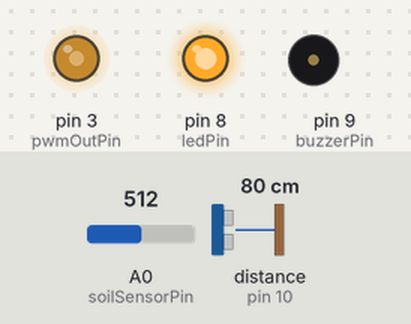
Bench run of a sketch on a simulated Arduino Uno, built with avr-gcc and run on an emulated ATmega328P. On the bench: output pins drawn as LEDs (lit = HIGH), buzzer (waves = sounding). Wiring (inferred from the names in the program): ultrasonic range finder: trigger pin 7; echo pin 10. The test bench sets the inputs (shaded band); at power-on: A0 (soilSensorPin) = 512, distance to the obstacle (sensor on pin 10) 80 cm. The echo pulse lasts 58.3 µs per cm; pins used as bus, display or sensor lines are not drawn; what the sketch prints to the serial monitor is not drawn.

Above: at 4.8 s.
4.9 s: A0 (soilSensorPin) set to 468
At 7.1 s:
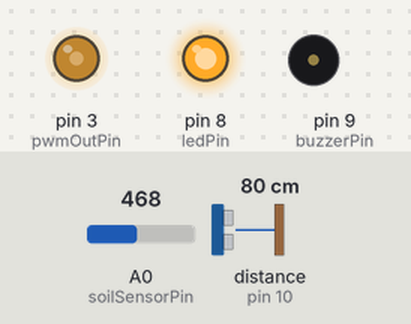
7.9 s: A0 (soilSensorPin) set to 441
At 9.3 s:
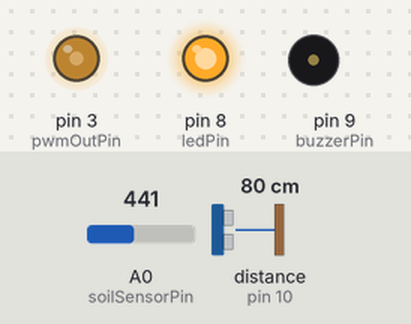
14.3 s: distance to the obstacle (sensor on pin 10) set to 7 cm
17.8 s: distance to the obstacle (sensor on pin 10) set to 4 cm
At 18.7 s:
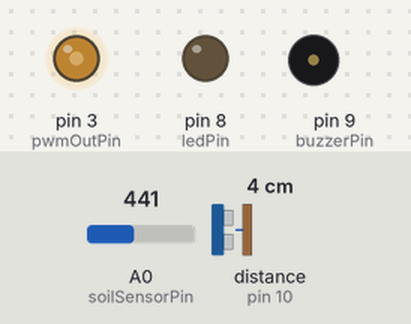
20.8 s: A0 (soilSensorPin) set to 716
At 22.9 s:
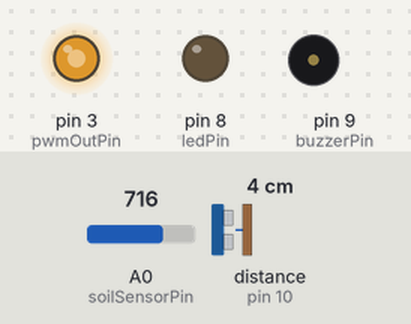
23.8 s: distance to the obstacle (sensor on pin 10) set to 9 cm
At 24.5 s:
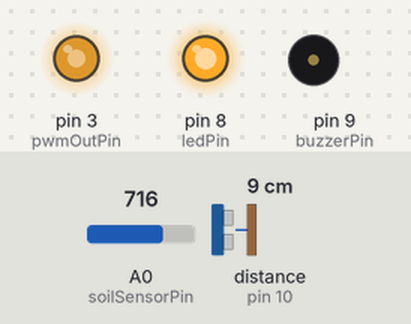
Timing chart, 0 to 26.8 s (numbered marks = the images above; inputs shaded):
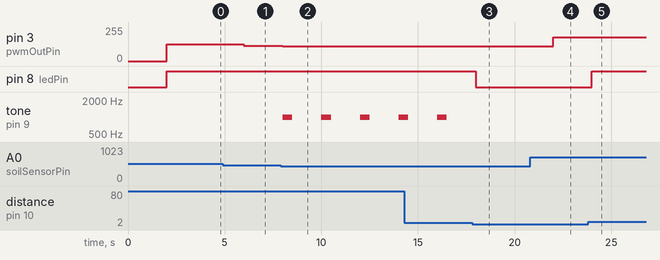

Measured:
- the behaviour switches between 451 and 450 on A0 (soilSensorPin) (found by bisection; images 1 and 2)
- the behaviour switches between 6 and 5 cm on distance to the obstacle (sensor on pin 10) (found by bisection; images 2 and 3)
- after the input at 4.9 s, pin 3 (pwmOutPin): 127/255 → 116/255 after 1.1 s
- after the input at 7.9 s, pin 3 (pwmOutPin): 116/255 → 109/255 after 0.10 s; tone on pin 9 (buzzerPin): alternates 1000 Hz for 0.50 s and silent for 1.5 s, starting after 0.11 s
- after the input at 17.8 s, pin 8 (ledPin): HIGH → LOW after 0.20 s; tone on pin 9 (buzzerPin): stops changing and stays silent
- after the input at 20.8 s, pin 3 (pwmOutPin): 109/255 → 178/255 after 1.2 s
- after the input at 23.8 s, pin 8 (ledPin): LOW → HIGH after 0.20 s

The sketch:

REDboard.ino
```cpp
#include <Wire.h>

// === Pin Definitions ===
const int soilSensorPin = A0;
const int pwmOutPin     = 3;    // PWM to green Arduino
const int trigPin       = 7;    // Ultrasonic TRIG
const int echoPin       = 10;    // Ultrasonic ECHO
const int ledPin        = 8;    // LED for low reservoir
const int buzzerPin     = 9;    // Buzzer


// === Thresholds ===
const int dryThreshold = 450; // change based on calibration with soil sensor
const int depthToWater = 5;         // in cm (reservoir low alert)
const unsigned long checkInterval = 2000; // Delay between checks (ms

// === State Tracking ===
unsigned long lastCheckTime = 0;

void setup() {
  Serial.begin(9600);

  pinMode(pwmOutPin, OUTPUT);
  pinMode(trigPin, OUTPUT);
  pinMode(echoPin, INPUT);
  pinMode(ledPin, OUTPUT);
  pinMode(buzzerPin, OUTPUT);


  digitalWrite(ledPin, LOW);   // LED off
}

void loop() {
  unsigned long currentTime = millis();


  // Only check at interval
  if (currentTime - lastCheckTime >= checkInterval) {
    lastCheckTime = currentTime;

    // --- Read Soil Moisture ---
    int soilRaw = analogRead(soilSensorPin);
    int pwmValue = map(soilRaw, 0, 1023, 0, 255);

    analogWrite(pwmOutPin, pwmValue);

    Serial.print("Soil Raw: ");
    Serial.print(soilRaw);
    Serial.print(" → PWM: ");
    Serial.println(pwmValue);

    // --- Read Water Level (Ultrasonic) ---
    digitalWrite(trigPin, LOW);
    delayMicroseconds(2);
    digitalWrite(trigPin, HIGH);
    delayMicroseconds(10);
    digitalWrite(trigPin, LOW);
    delayMicroseconds(100);
    long duration = pulseIn(echoPin, HIGH);
    float waterHeight = duration * 0.034 / 2.0; //converting the measurement to the distance to the water ,

    Serial.print("Water Height (cm): ");
    Serial.println(waterHeight);


    // --- LED if reservoir low ---
    if (waterHeight > depthToWater) { //when the water height measured is less than the depth to water threshold
      digitalWrite(ledPin, HIGH); // turn LED on when the water resevoir needs to be filled
      Serial.println("Reservoir Low");
    } else {
      digitalWrite(ledPin, LOW);
      Serial.println("Reservoir OK");
    }

    // --- Trigger buzzer and pump if dry AND water available ---
    if (soilRaw <= dryThreshold && waterHeight >= depthToWater) {

      tone(buzzerPin, 1000, 500);  // Buzz!
      delay(500);
      noTone(buzzerPin); // buzz off


    Serial.println("------------------------------");
  }

  // Loop runs constantly, but action only happens every minute
}
}
```
